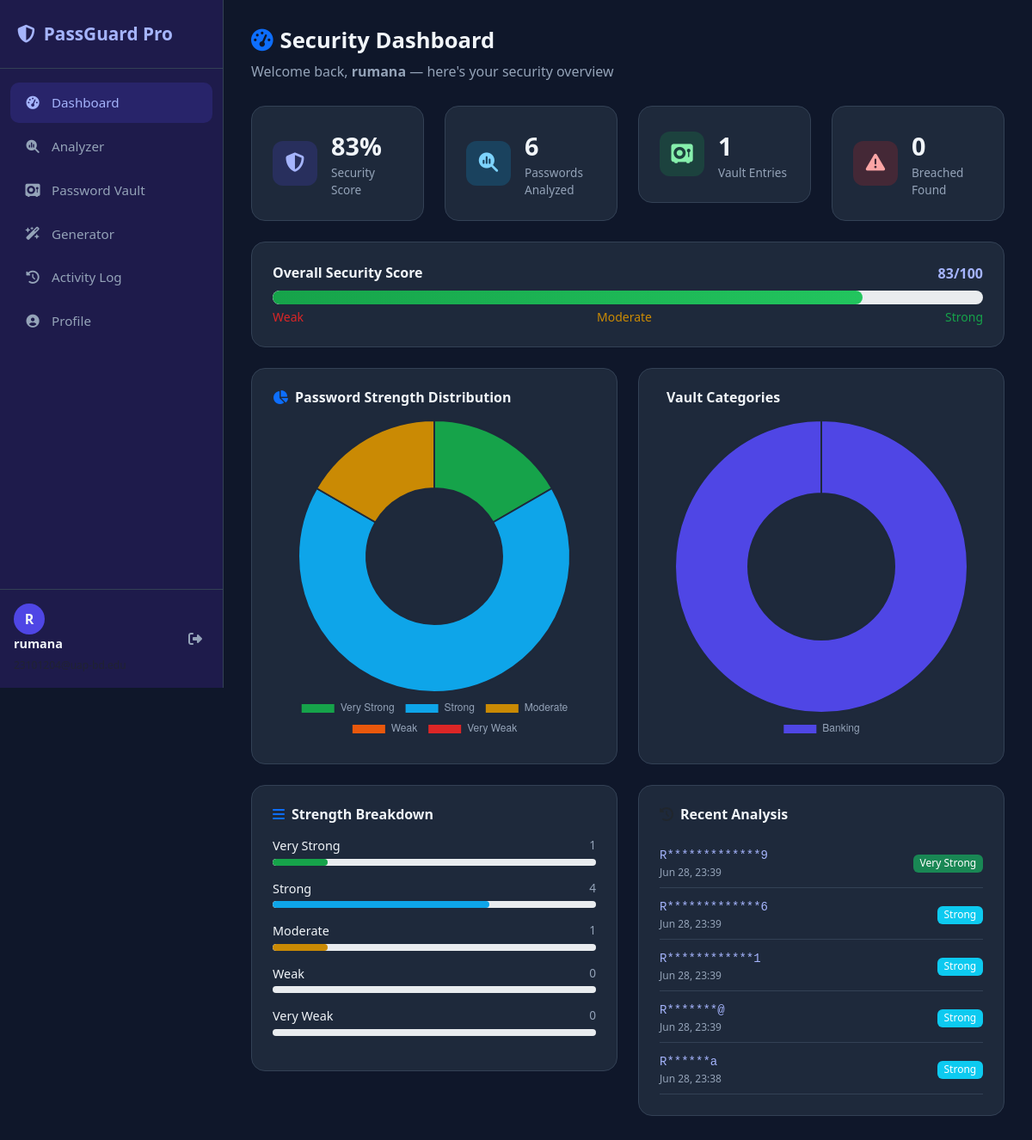
The page /dashboard/ (signed in) on the database its author committed.
### analyzer/models.py (models this page shows, shortened)
class PasswordAnalysis(models.Model):
    user = models.ForeignKey(User, on_delete=models.CASCADE)
    password_masked = models.CharField(max_length=100)
    strength_label = models.CharField(max_length=20)
    strength_score = models.IntegerField()
    entropy = models.FloatField(default=0)
    was_breached = models.BooleanField(default=False)
    breach_count = models.IntegerField(default=0)
    checked_at = models.DateTimeField(auto_now_add=True)

### dashboard/views.py (the view)
# urls.py: path('', views.dashboard_view, name='dashboard'),
@login_required
def dashboard_view(request):
    user = request.user
    total_analyzed = PasswordAnalysis.objects.filter(user=user).count()
    total_vault = VaultEntry.objects.filter(user=user).count()
    total_breached = PasswordAnalysis.objects.filter(user=user, was_breached=True).count()
    total_logs = ActivityLog.objects.filter(user=user).count()
    very_strong = PasswordAnalysis.objects.filter(user=user, strength_label='Very Strong').count()
    strong = PasswordAnalysis.objects.filter(user=user, strength_label='Strong').count()
    moderate = PasswordAnalysis.objects.filter(user=user, strength_label='Moderate').count()
    weak = PasswordAnalysis.objects.filter(user=user, strength_label='Weak').count()
    very_weak = PasswordAnalysis.objects.filter(user=user, strength_label='Very Weak').count()
    if total_vault > 0:
        strong_count = VaultEntry.objects.filter(user=user).count()
        security_score = min(100, int((very_strong + strong) / max(total_analyzed, 1) * 100))
    else:
        security_score = 0
    categories = {}
    for entry in VaultEntry.objects.filter(user=user):
        cat = entry.get_category_display()
        categories[cat] = categories.get(cat, 0) + 1
    recent_analysis = PasswordAnalysis.objects.filter(user=user).order_by('-checked_at')[:5]
    recent_logs = ActivityLog.objects.filter(user=user).order_by('-created_at')[:8]
    strength_chart = {
        'labels': ['Very Strong', 'Strong', 'Moderate', 'Weak', 'Very Weak'],
        'data': [very_strong, strong, moderate, weak, very_weak],
        'colors': ['#16a34a', '#0ea5e9', '#ca8a04', '#ea580c', '#dc2626'],
    }
    category_chart = {
        'labels': list(categories.keys()),
        'data': list(categories.values()),
    }
    context = {
        'total_analyzed': total_analyzed,
        'total_vault': total_vault,
        'total_breached': total_breached,
        'total_logs': total_logs,
        'security_score': security_score,
        'strength_chart': json.dumps(strength_chart),
        'category_chart': json.dumps(category_chart),
        'recent_analysis': recent_analysis,
        'recent_logs': recent_logs,
        'very_strong': very_strong,
        'strong': strong,
        'moderate': moderate,
        'weak': weak,
        'very_weak': very_weak,
        'strength_breakdown': [
            ('Very Strong', very_strong, '#16a34a'),
            ('Strong', strong, '#0ea5e9'),
            ('Moderate', moderate, '#ca8a04'),
            ('Weak', weak, '#ea580c'),
            ('Very Weak', very_weak, '#dc2626'),
        ],
    }
    return render(request, 'dashboard/dashboard.html', context)

### templates/dashboard/dashboard.html (shortened to what this page needs)
{% extends 'base.html' %}
{% block content %}
<div class="page-header">
  <h2><i class="fas fa-gauge-high me-2 text-primary"></i>Security Dashboard</h2>
  <p>Welcome back, <strong>{{ user.username }}</strong> — here's your security overview</p>
</div>
<div class="row g-4 mb-4">
  <div class="col-lg-3 col-md-6">
    <div class="stat-card">
      <div class="stat-icon" style="background:rgba(79,70,229,0.2);">
        <i class="fas fa-shield-halved" style="color:#a5b4fc;"></i>
      </div>
      <div>
        <div class="stat-num">{{ security_score }}%</div>
        <div class="stat-label">Security Score</div>
      </div>
    </div>
  </div>
  <div class="col-lg-3 col-md-6">
    <div class="stat-card">
      <div class="stat-icon" style="background:rgba(14,165,233,0.2);">
        <i class="fas fa-magnifying-glass-chart" style="color:#7dd3fc;"></i>
      </div>
      <div>
        <div class="stat-num">{{ total_analyzed }}</div>
        <div class="stat-label">Passwords Analyzed</div>
      </div>
    </div>
  </div>
  <div class="col-lg-3 col-md-6">
    <div class="stat-card">
      <div class="stat-icon" style="background:rgba(22,163,74,0.2);">
        <i class="fas fa-vault" style="color:#86efac;"></i>
      </div>
      <div>
        <div class="stat-num">{{ total_vault }}</div>
        <div class="stat-label">Vault Entries</div>
      </div>
    </div>
  </div>
  <div class="col-lg-3 col-md-6">
    <div class="stat-card">
      <div class="stat-icon" style="background:rgba(220,38,38,0.2);">
        <i class="fas fa-triangle-exclamation" style="color:#fca5a5;"></i>
      </div>
      <div>
        <div class="stat-num">{{ total_breached }}</div>
        <div class="stat-label">Breached Found</div>
      </div>
    </div>
  </div>
</div>
<div class="card p-4 mb-4">
  <div class="d-flex justify-content-between align-items-center mb-2">
    <h6 class="fw-bold mb-0">Overall Security Score</h6>
    <span class="fw-bold" style="color:#a5b4fc;">{{ security_score }}/100</span>
  </div>
  <div class="progress" style="height:16px;border-radius:10px;">
    <div class="progress-bar" style="
      width:{{ security_score }}%;
      border-radius:10px;
      background: linear-gradient(90deg,
        {% if security_score >= 75 %}#16a34a, #22c55e
        {% elif security_score >= 50 %}#ca8a04, #eab308
        {% else %}#dc2626, #ef4444{% endif %});
      transition: width 1s ease;">
    </div>
  </div>
  <div class="d-flex justify-content-between mt-1">
    <small style="color:#dc2626;">Weak</small>
    <small style="color:#ca8a04;">Moderate</small>
    <small style="color:#16a34a;">Strong</small>
  </div>
</div>
<div class="row g-4 mb-4">
  <div class="col-lg-6">
    <div class="card p-4 h-100">
      <h6 class="fw-bold mb-3">
        <i class="fas fa-chart-pie me-2 text-primary"></i>Password Strength Distribution
      </h6>
      {% if total_analyzed > 0 %}
        <canvas id="strengthChart" height="220"></canvas>
      {% else %}
        <div class="text-center py-5 text-muted">
          <i class="fas fa-chart-pie fa-3x mb-2"></i>
          <p>No data yet — analyze some passwords!</p>
          <a href="{% url 'analyzer' %}" class="btn btn-sm btn-primary">Go to Analyzer</a>
        </div>
      {% endif %}
    </div>
  </div>
  <div class="col-lg-6">
    <div class="card p-4 h-100">
      <h6 class="fw-bold mb-3">
        Vault Categories
      </h6>
      {% if total_vault > 0 %}
        <canvas id="categoryChart" height="220"></canvas>
      {% else %}
        <div class="text-center py-5 text-muted">
          <i class="fas fa-vault fa-3x mb-2"></i>
          <p>No vault entries yet!</p>
          <a href="{% url 'vault' %}" class="btn btn-sm btn-success">Go to Vault</a>
        </div>
      {% endif %}
    </div>
  </div>
</div>
<div class="row g-4 mb-4">
  <div class="col-lg-6">
    <div class="card p-4">
      <h6 class="fw-bold mb-3">
        <i class="fas fa-bars me-2 text-primary"></i>Strength Breakdown
      </h6>
      {% for label, count, color in strength_breakdown %}
      <div class="mb-3">
        <div class="d-flex justify-content-between mb-1">
          <span style="font-size:0.9rem;">{{ label }}</span>
          <span style="color:#94a3b8;font-size:0.85rem;">{{ count }}</span>
        </div>
        <div class="progress" style="height:8px;border-radius:8px;">
          <div class="progress-bar" style="
            width:{% if total_analyzed > 0 %}{% widthratio count total_analyzed 100 %}{% else %}0{% endif %}%;
            background:{{ color }};border-radius:8px;"></div>
        </div>
      </div>
      {% endfor %}
    </div>
  </div>
  <div class="col-lg-6">
    <div class="card p-4">
      <h6 class="fw-bold mb-3">
        <i class="fas fa-clock-rotate-left me-2 text-muted"></i>Recent Analysis
      </h6>
      {% if recent_analysis %}
        {% for check in recent_analysis %}
        <div class="d-flex justify-content-between align-items-center py-2"
             style="border-bottom:1px solid #334155;">
          <div>
            <code style="color:#a5b4fc;">{{ check.password_masked }}</code>
            <div style="font-size:0.75rem;color:#94a3b8;">
              {{ check.checked_at|date:"M d, H:i" }}
            </div>
          </div>
          <div class="text-end">
            {% if check.strength_label == 'Very Strong' %}
              <span class="badge bg-success">{{ check.strength_label }}</span>
            {% elif check.strength_label == 'Strong' %}
              <span class="badge bg-info">{{ check.strength_label }}</span>
            {% elif check.strength_label == 'Moderate' %}
              <span class="badge bg-warning text-dark">{{ check.strength_label }}</span>
            {% else %}
              <span class="badge bg-danger">{{ check.strength_label }}</span>
            {% endif %}
          </div>
        </div>
        {% endfor %}
      {% else %}
        <p class="text-muted text-center py-3">No analysis yet</p>
      {% endif %}
    </div>
  </div>
</div>
{% endblock %}
{% block extra_js %}
<script>
const strengthData = {{ strength_chart|safe }};
const categoryData = {{ category_chart|safe }};
// Strength Pie Chart
{% if total_analyzed > 0 %}
new Chart(document.getElementById('strengthChart'), {
  type: 'doughnut',
  data: {
    labels: strengthData.labels,
    datasets: [{
      data: strengthData.data,
      backgroundColor: strengthData.colors,
      borderWidth: 2,
      borderColor: '#1e293b',
    }]
  },
  options: {
    responsive: true,
    plugins: {
      legend: {
        position: 'bottom',
        labels: { color: '#94a3b8', padding: 12, font: { size: 12 } }
      }
    }
  }
});
{% endif %}
// Category Donut Chart
{% if total_vault > 0 %}
new Chart(document.getElementById('categoryChart'), {
  type: 'doughnut',
  data: {
    labels: categoryData.labels,
    datasets: [{
      data: categoryData.data,
      backgroundColor: [
        '#4f46e5','#16a34a','#0ea5e9',
        '#ca8a04','#dc2626','#7c3aed','#94a3b8'
      ],
      borderWidth: 2,
      borderColor: '#1e293b',
    }]
  },
  options: {
    responsive: true,
    plugins: {
      legend: {
        position: 'bottom',
        labels: { color: '#94a3b8', padding: 12, font: { size: 12 } }
      }
    }
  }
});
{% endif %}
</script>
{% endblock %}

### templates/base.html (shortened to what this page needs)
<!DOCTYPE html>
<html lang="en">
<head>
  {% load static %}
  <link href="https://cdn.jsdelivr.net/npm/bootstrap@5.3.2/dist/css/bootstrap.min.css" rel="stylesheet"/>
  <link href="https://cdnjs.cloudflare.com/ajax/libs/font-awesome/6.5.0/css/all.min.css" rel="stylesheet"/>
  <link href="{% static 'css/style.css' %}" rel="stylesheet"/>
</head>
<body>
{% if user.is_authenticated %}
<nav class="sidebar">
  <div class="sidebar-brand">
    <i class="fas fa-shield-halved"></i>
    <span>PassGuard Pro</span>
  </div>
  <ul class="sidebar-nav">
    <li><a href="{% url 'dashboard' %}" class="{% if request.resolver_match.url_name == 'dashboard' %}active{% endif %}">
      <i class="fas fa-gauge-high"></i> Dashboard
    </a></li>
    <li><a href="{% url 'analyzer' %}" class="{% if request.resolver_match.url_name == 'analyzer' %}active{% endif %}">
      <i class="fas fa-magnifying-glass-chart"></i> Analyzer
    </a></li>
    <li><a href="{% url 'vault' %}" class="{% if request.resolver_match.url_name == 'vault' %}active{% endif %}">
      <i class="fas fa-vault"></i> Password Vault
    </a></li>
    <li><a href="{% url 'generator' %}" class="{% if request.resolver_match.url_name == 'generator' %}active{% endif %}">
      <i class="fas fa-wand-magic-sparkles"></i> Generator
    </a></li>
    <li><a href="{% url 'activity_log' %}" class="{% if request.resolver_match.url_name == 'activity_log' %}active{% endif %}">
      <i class="fas fa-clock-rotate-left"></i> Activity Log
    </a></li>
    <li><a href="{% url 'profile' %}" class="{% if request.resolver_match.url_name == 'profile' %}active{% endif %}">
  <i class="fas fa-user-circle"></i> Profile
</a></li>
  </ul>
  <div class="sidebar-footer">
    <div class="user-info">
      <div class="avatar">{{ user.username|first|upper }}</div>
      <div>
        <div class="fw-bold">{{ user.username }}</div>
        <small class="text-muted">{{ user.email }}</small>
      </div>
    </div>
    <a href="{% url 'logout' %}" class="btn-logout">
      <i class="fas fa-right-from-bracket"></i>
    </a>
  </div>
</nav>
<div class="main-content">
  {% block content %}{% endblock %}
</div>
{% else %}
  {% block auth_content %}{% endblock %}
{% endif %}
{% block extra_js %}{% endblock %}
</body>
</html>

### static/css/style.css (style rules this page uses)
:root { --bg: #0f172a; --sidebar-bg: #1e1b4b; --card-bg: #1e293b; --border: #334155; --primary: #4f46e5; --primary-light: #6366f1; --text: #f1f5f9; --muted: #94a3b8; --success: #16a34a; --danger: #dc2626; --warning: #ca8a04; }
* { box-sizing: border-box; margin: 0; padding: 0; }
body { background: var(--bg); color: var(--text); font-family: 'Segoe UI', system-ui, sans-serif; display: flex; min-height: 100vh; }
.sidebar { width: 260px; min-height: 100vh; background: var(--sidebar-bg); border-right: 1px solid var(--border); display: flex; flex-direction: column; position: fixed; top: 0; left: 0; z-index: 100; }
.sidebar-brand { padding: 24px 20px; font-size: 1.3rem; font-weight: 700; color: #a5b4fc; display: flex; align-items: center; gap: 10px; border-bottom: 1px solid var(--border); }
.sidebar-nav { list-style: none; padding: 16px 12px; flex: 1; }
.sidebar-nav li a { display: flex; align-items: center; gap: 12px; padding: 12px 16px; border-radius: 10px; color: var(--muted); text-decoration: none; font-size: 0.95rem; transition: all 0.2s; margin-bottom: 4px; }
.sidebar-nav li a:hover, .sidebar-nav li a.active { background: rgba(79,70,229,0.2); color: #a5b4fc; }
.sidebar-nav li a i { width: 20px; text-align: center; }
.sidebar-footer { padding: 16px; border-top: 1px solid var(--border); display: flex; align-items: center; gap: 10px; }
.avatar { width: 36px; height: 36px; border-radius: 50%; background: var(--primary); display: flex; align-items: center; justify-content: center; font-weight: 700; font-size: 1rem; flex-shrink: 0; }
.sidebar-footer > div { flex: 1; overflow: hidden; }
.sidebar-footer .fw-bold { font-size: 0.9rem; }
.sidebar-footer small { color: var(--muted); font-size: 0.75rem; }
.btn-logout { color: var(--muted); text-decoration: none; padding: 8px; border-radius: 8px; transition: all 0.2s; }
.main-content { margin-left: 260px; flex: 1; padding: 32px; min-height: 100vh; }
.card { background: var(--card-bg) !important; border: 1px solid var(--border) !important; border-radius: 16px !important; color: var(--text) !important; }
.stat-card { background: var(--card-bg); border: 1px solid var(--border); border-radius: 16px; padding: 24px; display: flex; align-items: center; gap: 16px; transition: transform 0.2s, border-color 0.2s; }
.stat-icon { width: 52px; height: 52px; border-radius: 12px; display: flex; align-items: center; justify-content: center; font-size: 1.4rem; flex-shrink: 0; }
.stat-num { font-size: 1.8rem; font-weight: 700; }
.stat-label { color: var(--muted); font-size: 0.85rem; }
.page-header { margin-bottom: 28px; }
.page-header h2 { font-weight: 700; font-size: 1.6rem; }
.page-header p { color: var(--muted); margin-top: 4px; }
.badge { border-radius: 6px; font-weight: 500; }
a { color: #a5b4fc; }

### rows shown on the page
PasswordAnalysis: strength_label "Very Strong", user "1", password_masked "R*************9", checked_at "Jun 28, 23:39"
PasswordAnalysis: strength_label "Strong", id "4", password_masked "R************1", checked_at "Jun 28, 23:39"
PasswordAnalysis: password_masked "R*************6", checked_at "Jun 28, 23:39", strength_label "Strong"
PasswordAnalysis: password_masked "R*******@", checked_at "Jun 28, 23:39", strength_label "Strong"
PasswordAnalysis: password_masked "R******a", checked_at "Jun 28, 23:38", strength_label "Strong"

### other values the page prints
{{ user.username|first|upper }} "R"
{{ user.username }} "rumana"
{{ security_score }} "83"
{{ total_analyzed }} "6"
{{ total_vault }} "1"
{{ total_breached }} "0"
{{ label }} "Moderate" "Weak" "Very Weak"
{{ count }} "1" "0" "0"
